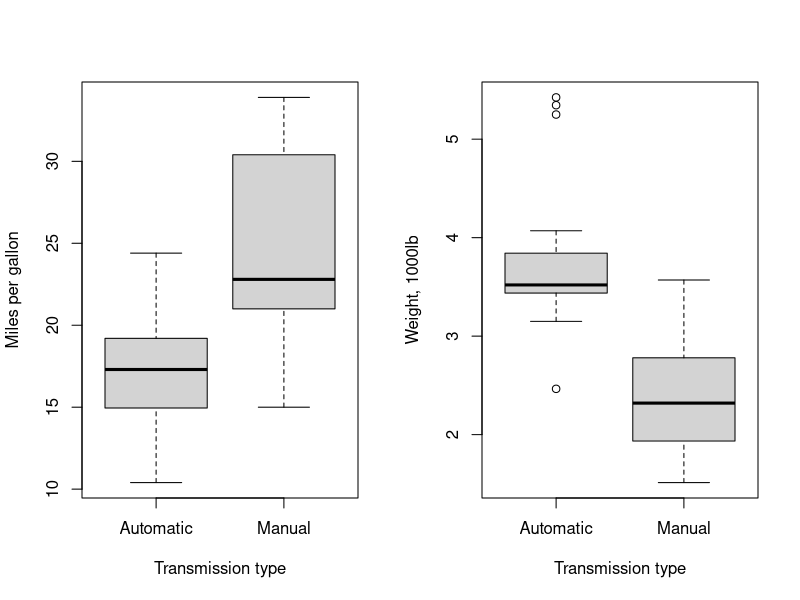
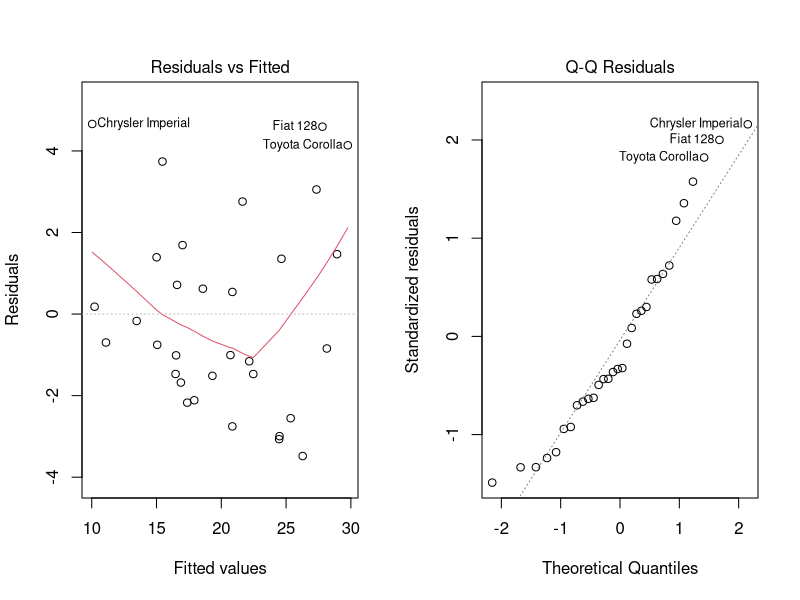

Write the R code that produced these figures, in order.
## ---- chunk 1
# Load data and libraries
library(dplyr)
library(datasets)
data(mtcars)
## ---- chunk 2
cor(mtcars)[, "mpg"] %>% "["(-1) %>% abs %>% sort(decr=TRUE) %>% signif(2)
## ---- chunk 3
t.test(mtcars[mtcars$am == 0, ]$mpg, mtcars[mtcars$am == 1, ]$mpg)$p.value
## ---- chunk 4
fit1 <- lm(mpg ~ wt, mtcars)
mtcars[ ,-c(1, 6)] %>% cbind(resid(fit1)) %>% cor %>%
        "["(, 10) %>% "["(1:9) %>% abs %>% which.max %>% names
fit2 <- lm(mpg ~ wt + qsec, mtcars)
summary(fit2)$coefficients
## ---- chunk 5
fit3 <- lm(mpg ~ wt + qsec + factor(am), mtcars)
fit4 <- lm(mpg ~ wt + qsec + factor(am) + carb, mtcars)
anova(fit1, fit2, fit3, fit4)
## ---- chunk 6
fit3 %>% confint %>% signif(2)
## ---- chunk 7
par(mfrow = c(1, 2))
amFactor <- factor(mtcars$am, levels=0:1, labels=c("Automatic", "Manual"))
plot(amFactor, mtcars$mpg, xlab="Transmission type", ylab="Miles per gallon")
plot(amFactor, mtcars$wt, xlab="Transmission type", ylab="Weight, 1000lb")
## ---- chunk 8
par(mfrow = c(1, 2)); plot(fit3, which = 1:2)
